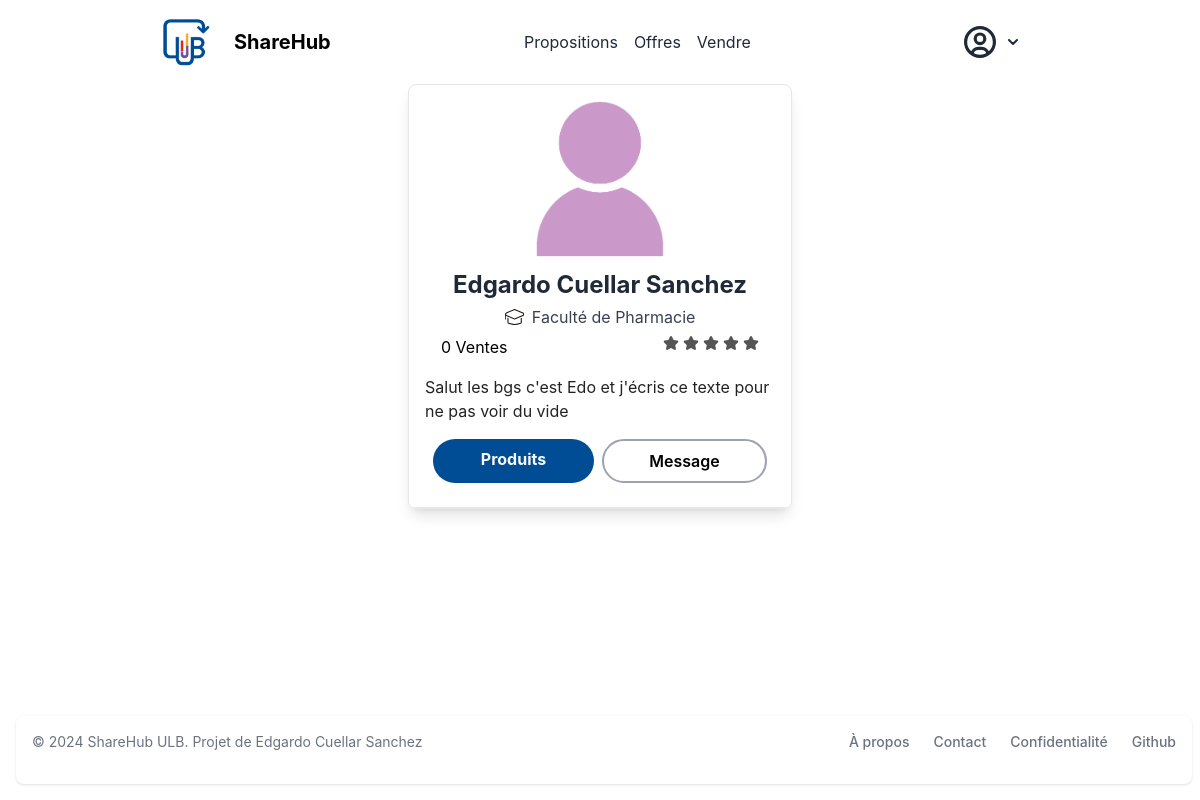
The app's page /profile/1 (signed in) with its own data.
### store/models/customer.py (models this page shows, shortened)
class Customer(models.Model):
    first_name = models.CharField(max_length=50, default="")
    last_name = models.CharField (max_length=50, default="")
    description = models.CharField(max_length=288, default="")
    faculty = models.CharField(max_length=50, default="")
    email=models.EmailField(default="", unique=True)
    password = models.CharField(max_length=100, default="")
    @staticmethod
    def user_exists(id):
        if Customer.objects.filter(id=id):
            return True
        return False
    @staticmethod
    def get_customer_by_id(id):
        try:
            return Customer.objects.get(id= id)
        except:
            return False

### store/views/customer/profile.py (the view)
# urls.py: path('profile/<int:user_id>', Profile.as_view(), name='profile'),
class Profile(View):
    html_template = "customer/profile.html"
    def get(self , request, user_id=None):
        same_user = True
        if user_id is not None and Customer.user_exists(user_id):
            user = Customer.get_customer_by_id(user_id)
            my_user = request.session.get('customer')
            my_user = Customer.get_customer_by_id(my_user)
            if user.id != my_user.id:
                same_user = False
        else:
            user = request.session.get('customer')
            user = Customer.get_customer_by_id(user)
        user.faculty = Category.get_category_by_id(user.faculty).name
        rating = Rating.get_rating(user.id)
        return render(request , self.html_template , {'user' : user, "rating": rating} )

### store/models/category.py (called while the page is built)
    @staticmethod
    def get_category_by_id(id):
        try:
            category = Category.objects.get(id=id)
            return category
        except ObjectDoesNotExist:
            return Category.objects.all()[0]

### store/models/rating.py (called while the page is built)
    @staticmethod
    def get_count_user_sells(user_id):
        return Rating.objects.filter(user_rated_id=user_id).count()

    @staticmethod
    def get_user_rating(user_id):
        if Rating.get_count_user_sells(user_id) == 0:
            return 0
        else:
            return Rating.objects.filter(user_rated_id=user_id).aggregate(models.Avg('rating'))['rating__avg']

    @staticmethod
    def get_rating(user_id):
        sell_count = Rating.get_count_user_sells(user_id)
        user_rating = Rating.get_user_rating(user_id)
        rating = {
            'sell_count': sell_count,
            'user_rating': user_rating
        }
        return rating

### store/templatetags/custom_filter.py (called while the page is built)
@register.filter(name='user_img')
def get_user_img(id):
    return f"/media/img/user_{id % 11}.png"

### store/templates/customer/profile.html
{% extends 'base.html' %}
{% block content %}
<div class="w-full mx-auto">
{% include "utils/profile.html" %}
</div>
{% endblock %}

### store/templates/utils/profile.html (shortened to what this page needs)
{% load custom_filter %}
        <div class="max-w-sm mx-auto border border-gray-200 dark:bg-gray-900 rounded-lg overflow-hidden shadow-lg">
            <div class="border-b px-4 pb-6">
                <div class="text-center my-4">
                    <div class="mx-auto h-40 w-32 text-center">
                        <img class="dark:border-gray-800 mx-auto"
                        src="{{user.id|user_img}}" alt="">
                    </div>
                    <div class="mt-2">
                        <h3 class="font-bold text-2xl text-gray-800 dark:text-white mb-1">
                            {{user.first_name}} {{user.last_name}}
                        </h3>
                        <div class="inline-flex text-gray-700 dark:text-gray-300 items-center">
                            <p class="ml-2">{{user.faculty}}</p>
                        </div>
                    </div>
                    <div class="w-full px-4 mb-2 mt-1 flex flex-row justify-between">
                        <span class="color-gray-700" >
                            {{rating.sell_count}} Ventes
                        </span>
                        <div class="ratings flex flex-row space-x-1">
                        </div>
                    </div>
                </div>
                <div>
                    <h5 class="font-weight-normal f-w-600" style="font-size: 2vh;color: #000000dd;">{{ user.description }}</h6>
                </div>
                <div class="mt-4 flex gap-2 px-2">
                    {% if not same_user %}
                    <a
                        href="/user_products/{{user.id}}"
                        class="flex-1 text-center rounded-full btn-ulb antialiased font-bold px-4 py-2">
                        Produits
                    </a>
                    <a
                        href="/message/{{user.id}}"
                        class="flex-1 text-center rounded-full border-2 border-gray-400 dark:border-gray-700 font-semibold text-black dark:text-white px-4 py-2">
                        Message
                    </a>
                    {% endif %}
                </div>
            </div>
        </div>
    </div>

### store/templates/base.html (style rules this page uses)
.btn-ulb { background-color: #004D95; color: #fafafa; }

### records on screen
Customer: first_name "Edgardo", last_name "Cuellar Sanchez", faculty "Faculté de Pharmacie", description "Salut les bgs c'est Edo et j'écris ce texte pour ne pas voir du vide"

### other values on screen
{{ rating.sell_count }} "0"
